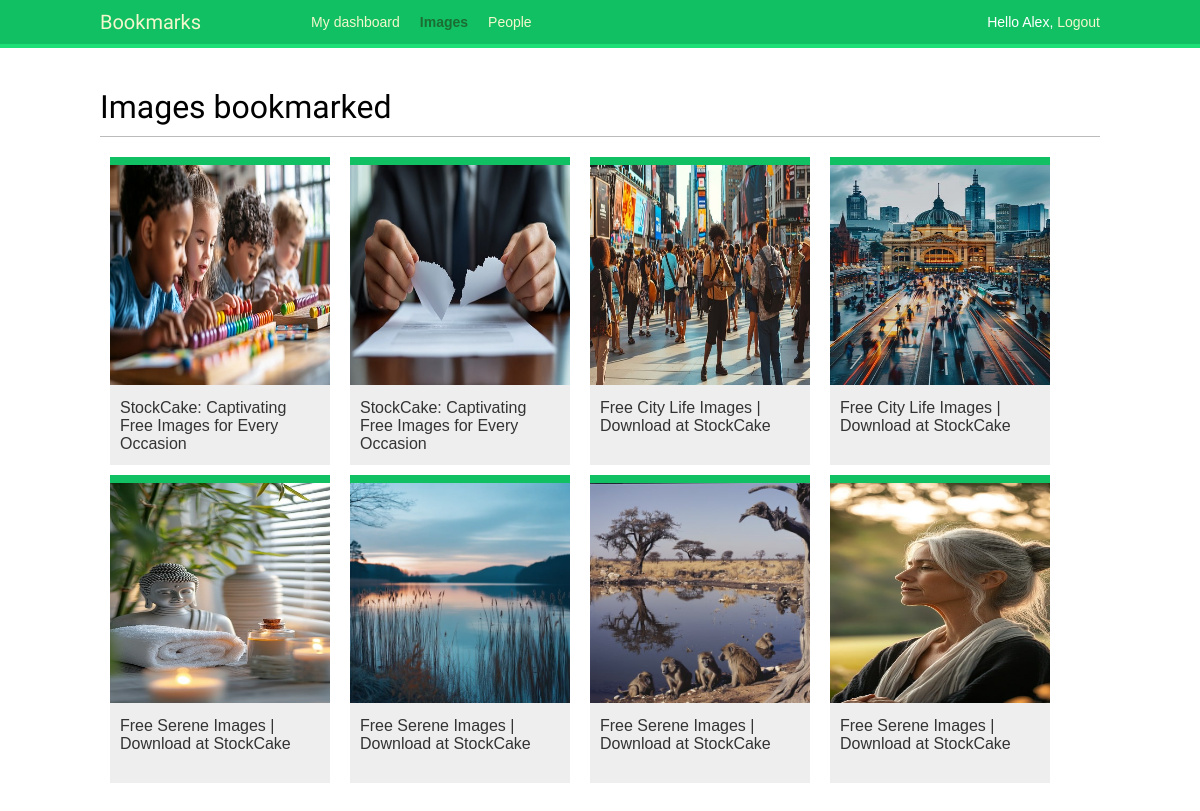
The app's page /images/ (signed in) with its own data.
### images/models.py (models this page shows, shortened)
class Image(m.Model):
    user = m.ForeignKey(
        settings.AUTH_USER_MODEL,
        related_name="images_created",
        on_delete=m.CASCADE
    )
    title = m.CharField(max_length=200)
    slug = m.SlugField(max_length=200)
    url = m.URLField(max_length=2000)
    image = m.ImageField(upload_to="images/%Y/%m/%d/")
    description = m.TextField(blank=True)
    created = m.DateField(auto_now_add=True)
    users_like = m.ManyToManyField(settings.AUTH_USER_MODEL,
                                   related_name='images_liked',
                                   blank=True)
    class Meta:
        indexes = [m.Index(fields=["-created"])]
        ordering = ["-created"]
    def get_absolute_url(self):
        return reverse("images:detail", args=[self.id, self.slug])

### images/views.py (the view)
# urls.py: path('', views.image_list, name='list'),
@login_required
def image_list(request):
    images = Image.objects.all()
    paginator = Paginator(images, 8)
    page = request.GET.get('page')
    images_only = request.GET.get('images_only')
    try:
        images = paginator.page(page)
    except PageNotAnInteger:
        images = paginator.page(1)
    except EmptyPage:
        if images_only:
            return HttpResponse('')
        images = paginator.page(paginator.num_pages)
    if images_only:
        return render(request,
                      'images/image/list_images-mele.html',
                      {'section': 'images',
                       'images': images})
    return render(request,
                  'images/image/list.html',
                   {'section': 'images',
                    'images': images})

### images/templates/images/image/list.html (shortened to what this page needs)
{% extends "base.html" %}
{% block content %}
  <h1>Images bookmarked</h1>
  <div id="image-list">
    {% include "images/image/list_images.html" %}
  </div>
{% endblock content %}

### account/templates/base.html (shortened to what this page needs)
{% load static %}
<!DOCTYPE html>
<html lang="en">
<head>
    <link rel="stylesheet" href="{% static 'css/base1.css' %}">
</head>
<body>
      <div id="header">
        <span class="logo">Bookmarks</span>
        {% if request.user.is_authenticated %}
          <ul class="menu">
            <li {% if section == "dashboard" %}class="selected"{% endif %}>
              <a href="{% url "dashboard" %}">My dashboard</a>
            </li>
            <li {% if section == "images" %}class="selected"{% endif %}>
              <a href="{% url 'images:list'%}">Images</a>
            </li>
            <li {% if section == "people" %}class="selected"{% endif %}>
              <a href="#">People</a>
            </li>
          </ul>
        {% endif %}
        <span class="user">
          {% if request.user.is_authenticated %}
            Hello {{ request.user.first_name|default:request.user.username }},
            <a href="{% url "logout" %}">Logout</a>
          {% else %}
            <a href="{% url "login" %}">Log-in</a>
          {% endif %}
        </span>
      </div>
    <div id="content">
        {% block content %}
        {% endblock %}
    </div>
</body>
</html>

### images/templates/images/image/list_images.html
{% load thumbnail %}
{% for image in images %}
  <div class="image">
    <a href="{{ image.get_absolute_url }}">
      {% thumbnail image.image 200x200 crop="smart" as im %}
      <a href="{{ image.get_absolute_url }}">
        <img src="{{ im.url }}">
      </a>
    </a>
    <div class="info">
      <a href="{{ image.get_absolute_url }}" class="title">
        {{ image.title }}
      </a>
    </div>
  </div>
{% endfor %}

### account/static/css/base1.css (style rules this page uses)
body { margin:0; padding:0; font-family:helvetica, sans-serif; }
a { color:#12c064; text-decoration:none; }
h1, h2, h3, h4, h5 , h6 { font-family: 'Muli', sans-serif; font-weight:normal; }
h1 { border-bottom:1px solid #bbb; padding:0 0 10px 0; margin:10px 0 20px 0; }
#header { padding:10px 100px; font-size:14px; background:#12c064; color:#fff; border-bottom:4px solid #1cdf78; overflow:auto; }
#header .logo { font-family: 'Muli', sans-serif; float:left; color:#f3f7cc; font-size:20px; margin-right:10%; }
#header ul.menu { list-style:none; float:left; margin:0; padding:0; }
#header ul.menu li { float:left; padding:4px 10px; }
#header ul.menu li.selected a, #header ul.menu li.selected a:hover { color:#1b6d32; font-weight:bold; }
#header a { color:#f3f7cc; }
#header .user { float:right; padding-top:4px; }
#content { padding:30px 100px; }
#image-list { overflow:hidden; }
#image-list .image { float:left; width:220px; height:300px; margin:0 10px 10px 10px; border-top:8px solid #12c064; background:#eee; }
#image-list img { width:220px; height:220px; }
#image-list .info { padding:10px; }
#image-list .info a { color:#333; }

### records on screen
Image: shows a picture, title "StockCake: Captivating Free Images for Every Occasion"
Image: shows a picture, title "StockCake: Captivating Free Images for Every Occasion"
Image: shows a picture, title "Free City Life Images | Download at StockCake"
Image: shows a picture, title "Free City Life Images | Download at StockCake"
Image: shows a picture, title "Free Serene Images | Download at StockCake"
Image: shows a picture, title "Free Serene Images | Download at StockCake"
Image: shows a picture, title "Free Serene Images | Download at StockCake"
Image: shows a picture, title "Free Serene Images | Download at StockCake"

### other values on screen
{{ request.user.first_name|default:request.user.username }} "Alex"
